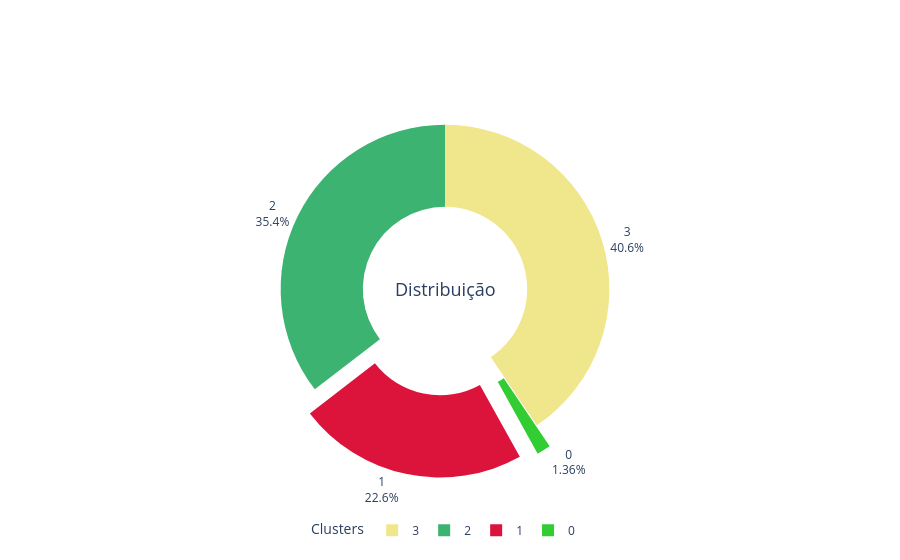

The notebook cell saved with this chart:
### Markdown cell above
## Quantidade de indivíduos de cada Cluster

### Code cell
# Dados de entrada (clusters e suas frequências)
cluster_counts = df['Clusters'].value_counts()

# Definindo cores para os clusters
cores_marcadores = ["khaki", "MediumSeaGreen", "crimson", "limegreen", "tomato"]

# Destaque para os clusters 0 e 1
pull_values = [0.15 if cluster in [0, 1] else 0 for cluster in cluster_counts.index]

# Gráfico de Pizza (Donut)
fig = go.Figure(data=go.Pie(
    labels=cluster_counts.index,
    values=cluster_counts.values,
    marker_colors=cores_marcadores[:len(cluster_counts)],  # Ajustar cores ao número de clusters
    hole=0.5,  # Furo no centro
    pull=pull_values  # Destaque para os clusters
))

# Rótulos
fig.update_traces(
    textposition="outside",
    textinfo="percent+label"
)

# Legenda
fig.update_layout(
    legend_title_text="Clusters",
    legend=dict(
        orientation="h",
        xanchor="center",
        x=0.5
    )
)

# Texto central
fig.update_layout(
    annotations=[dict(
        text="Distribuição",
        x=0.5,
        y=0.5,
        font_size=18,
        showarrow=False
    )]
)

# Exibindo o gráfico
fig.show()

### Figure 1 — Plotly figure (JSON) as saved in the notebook; plotly's stock layout.template omitted (floating-point values rounded to 4 significant figures)
{"data": [{"hole": 0.5, "labels": [3, 2, 1, 0], "marker": {"colors": ["khaki", "MediumSeaGreen", "crimson", "limegreen"]}, "pull": [0, 0, 0.15, 0.15], "textinfo": "percent+label", "textposition": "outside", "type": "pie", "values": [895, 782, 499, 30]}], "layout": {"annotations": [{"font": {"size": 18}, "showarrow": false, "text": "Distribuição", "x": 0.5, "y": 0.5}], "legend": {"orientation": "h", "title": {"text": "Clusters"}, "x": 0.5, "xanchor": "center"}}}
